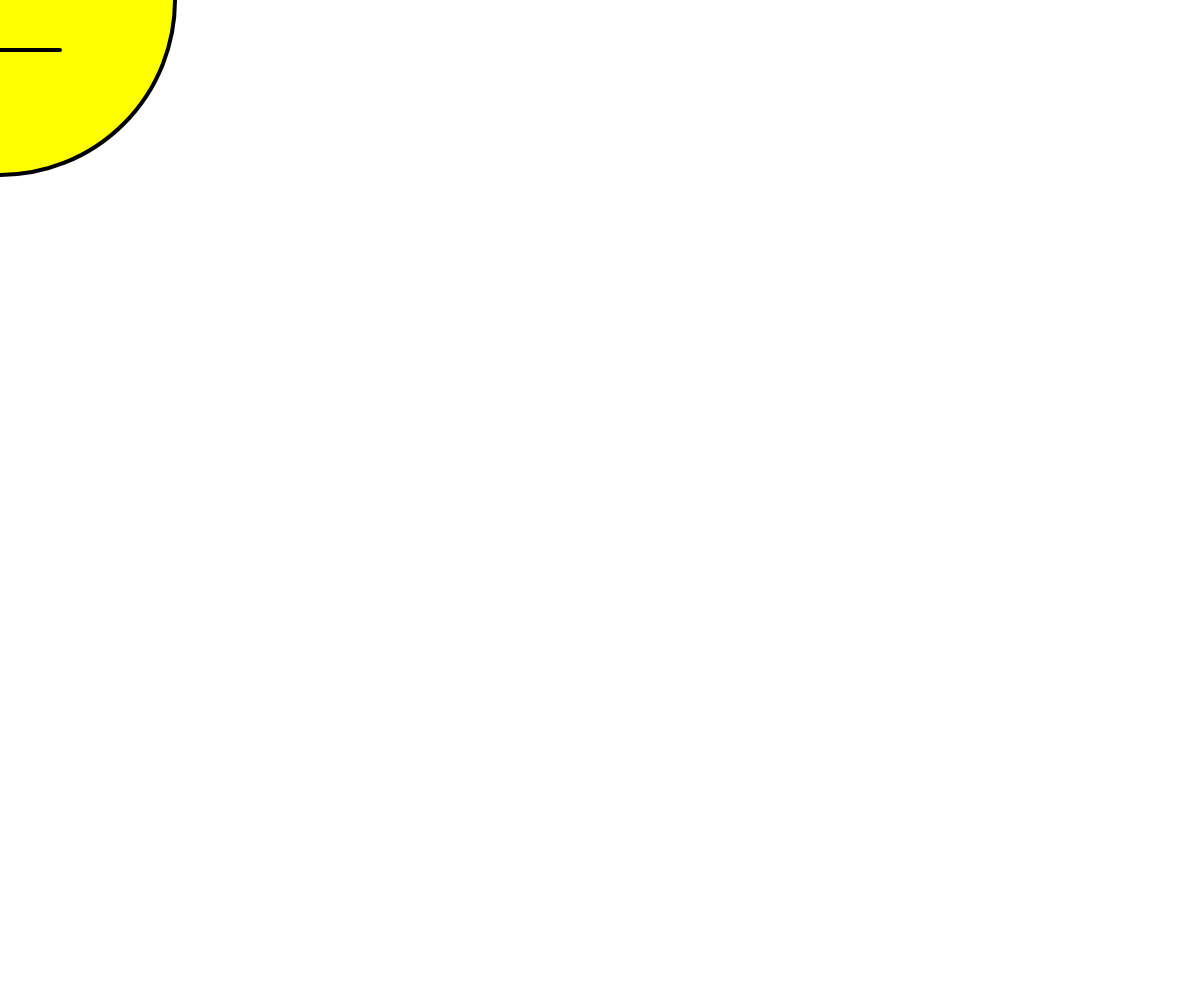
Frame 1 (no input)
Frame 60 (no input): identical to frame 1, image omitted
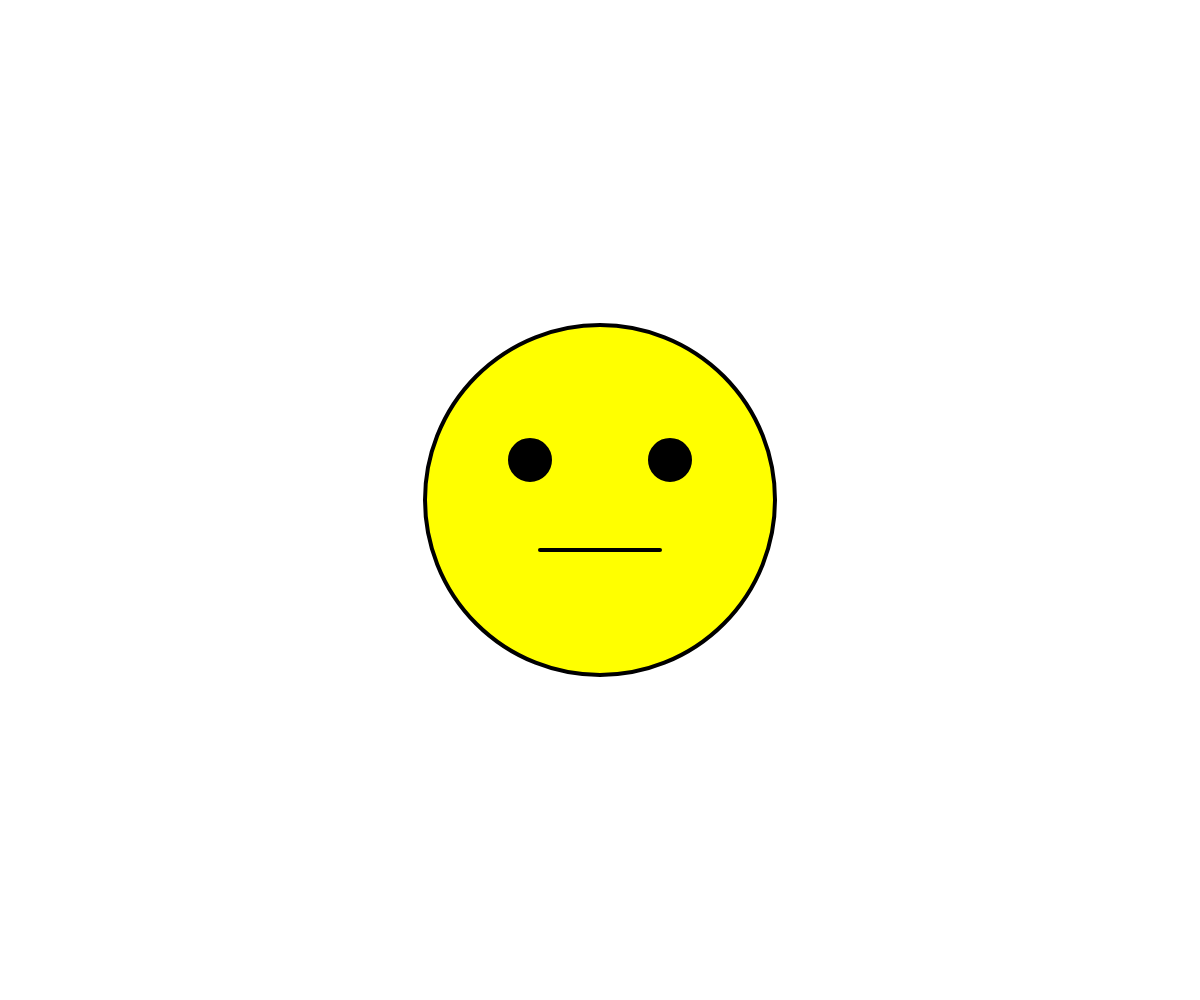
Frame 120 (the mouse pressed at the canvas centre since frame 60)

The p5.js sketch that drew these frames (run headless with seeded random() and noise() and a simulated clock; from frame 60 on, the mouse is pressed at the canvas centre):

// p5.js sketch
// ── sketch.js
var happy;
happy = 0;

function setup() {
  createCanvas(windowWidth, windowHeight);
}

function draw(){
      background(255);

      //face
      fill(255,255,0);
   	stroke(0,0,0);
   	strokeWeight(4);
   	ellipse(mouseX, mouseY, 350, 350);

   	//left eye
      fill(0,0,0)
   	ellipse(mouseX-70, mouseY-40, 40, 40);

   	//right eye
      fill(0,0,0)
   	ellipse(mouseX+70, mouseY-40, 40, 40);

      if (happy == 0) {
      //serious mouse
      fill(0,0,0);
      line(mouseX+60, mouseY+50, mouseX-60, mouseY+50);
   }
      else if(happy == 1){
      //happy
      arc(mouseX-5, mouseY+10, 120, 150, QUARTER_PI, PI- QUARTER_PI, OPEN);
      //arc(mouseX-5, mouseY+50, 100, 60, 0, PI-QUARTER_PI, CHORD);
   }

      else {
      //sad
      fill(0,0,0);
      arc(mouseX-5, mouseY+50, 120, 50, PI, 0, CHORD);
   }
}

function keyPressed (){
   if (key == 'H'){
      happy = 1;
   }
   else if (key == 'S'){
      happy = 0;
   }
   else {
      happy = 3;
   }
}
